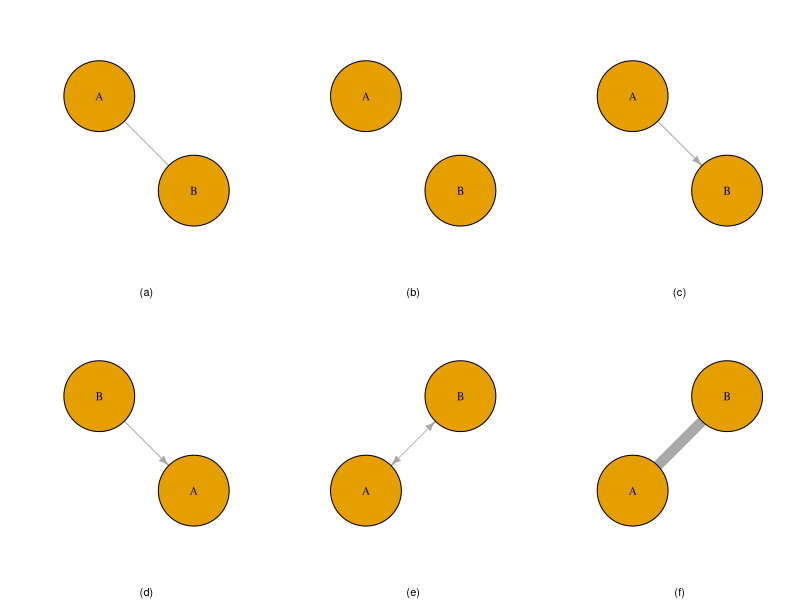

Here is the R script that generated this plot: (Note: this script raises an error after producing the figure.)
## ---- chunk 1
x <- c("igraph", "tibble", "stringr", "kableExtra", "RColorBrewer", "viridis")
lapply(x, require, character.only = T, quietly = T)
## ---- chunk 2

library(grid)
library(gridExtra)
filename <- "./imgs/introductory_plots.jpg"
par(mfrow=c(2, 3))
igraph_options(vertex.size = 150, arrow.size = .1, vertex.label.font = 16)
g1 <- graph_from_literal(A--B)
g2 <- graph_from_literal(A, B)
g3 <- graph_from_literal(A-+B)
g4 <- graph_from_literal(A+-B)
g5 <- graph_from_literal(A++B)
g6 <- graph_from_literal(B--A)
plot.igraph(g1, sub = "(a)")
plot.igraph(g2, sub = "(b)")
plot.igraph(g3, sub = "(c)", edge.arrow.size = .5)
plot.igraph(g4, sub = "(d)", edge.arrow.size = .5)
plot.igraph(g5, sub = "(e)", edge.width = .5, edge.arrow.size = .5)
plot.igraph(g6, sub = "(f)", edge.width = 10)

## ---- chunk 3
library(qgraph)
#igraph may have lesmis as resident dataset
file <- "./data/gephy/lesmiserables.gml"
g1 <- read_graph(file = file, format = "gml")
igraph_options(vertex.size = 10)
layout <- layout_with_fr(g1)
e <- get.edgelist(g1)
#l <- qgraph.layout.fruchtermanreingold(e,vcount=vcount(g1))
l <- qgraph.layout.fruchtermanreingold(e,vcount=vcount(g1), area=8*(vcount(g1)^2),repulse.rad=(vcount(g1)^3.1))
#that worked! See https://stackoverflow.com/questions/39290909/igraph-resolving-tight-overlapping-nodes
plot.igraph(g1, 
            asp = 0,
            vertex.label.cex = .35, 
            layout = l,
            axes = F)
## ---- chunk 4

library(stringr)
a <- str_trim(unlist(str_split("add_layout_, component_wise, layout_as_star, layout_as_tree, layout_in_circle, layout_nicely, layout_on_grid, layout_on_sphere, layout_randomly, layout_with_dh, layout_with_fr, layout_with_gem, layout_with_graphopt, layout_with_kk, layout_with_lgl, layout_with_mds, layout_with_sugiyama, layout_, merge_coords, norm_coords, normalize", ",")), side = "both")
m <- matrix(a, nrow = 7, ncol = 3, byrow = T)
m %>%
  kbl(caption = "Available layouts for nodes in `igraph`.") %>%
  kable_styling()
## ---- chunk 5
# Create data
data <- matrix(sample(0:1, 100, replace=TRUE, prob=c(0.5,0.5)), nrow=10)
network <- graph_from_adjacency_matrix(data , mode='undirected', diag=F )
 
# When ploting, we can use different layouts:
par(mfrow=c(3,3), mar=c(1,1,1,1))
plot(network, layout=layout_nicely, main = "nicely")
plot(network, layout=layout_on_grid, main = "grid")
plot(network, layout=layout_with_drl, main="DrL")
plot(network, layout=layout.circle, main="circle")
plot(network, layout=layout.random, main="random")
plot(network, layout=layout.fruchterman.reingold, main="fruchterman-reingold")
plot(network, layout=layout_as_tree, main="tree")
plot(network, layout=layout_with_kk, main="kamada-kawai")
plot(network, layout=layout_with_lgl, main="large.graph.layout")
## ---- chunk 6
par(mfrow=c(2,2), mar=c(2, 2, 2, 2))
# shapes
shapes <- shapes()
g1 <- make_ring(length(shapes()))
plot.igraph(g1,
            vertex.size = 50,
            vertex.shape = shapes,
            main = "shapes"
            )

# size
sizes <- seq(5, 50, length.out = 10)
g2 <- make_ring(length(sizes))
plot.igraph(g2, 
            vertex.size = sizes,
            vertex.shape = "circle",
            main = "sizes")
# color
colors <- c(NA, 1:8)
g3 <- make_ring(9)
plot.igraph(g3, 
            vertex.color = colors,
            vertex.size = 50,
            vertex.label = paste0(colors),
            layout = layout_nicely,
            main = "colors")
# labels
labels <- state.abb[1:10]
size <- seq(.1, 2, length.out = 10)
dist <- seq(.1, 3, length.out = 10)
g4 <- make_ring(10)
plot.igraph(g4, 
            vertex.label = labels,
            vertex.label.cex = size,
            vertex.label.dist = dist,
            layout = layout_nicely,
            main = "labels"
            
            )

## ---- chunk 7
par(mfrow=c(1,3), mar=c(2, 2, 3, 2))
#graph
colors <- brewer.pal(name = "Set1", n = 9)
g1 <- make_ring(9)
plot.igraph(g1, 
            vertex.color = colors,
            vertex.shape = "circle",
            vertex.label.cex = .75,
            vertex.size = 30,
            vertex.label = paste0(colors),
            vertex.label.dist = 5,
            layout = layout_nicely,
            main = "brewer\n Set1"
            )
#graph
colors <- viridis(10, option = "D")
g1 <- make_ring(length(colors), circular = T)
plot.igraph(g1, 
            vertex.color = colors,
            vertex.shape = "csquare",
            vertex.label.cex = .75,
            vertex.size = 25,
            vertex.label = paste0(colors),
            vertex.label.dist = 4,
            layout = layout_nicely,
            main = "viridis \n default"
            )
#graph
colors <- rainbow(10)
g3 <- make_ring(length(colors))
plot.igraph(g3, 
            vertex.color = colors,
            vertex.shape = "csquare",
            vertex.label.cex = .75,
            vertex.size = 25,
            vertex.label = paste0(colors),
            vertex.label.dist = 4,
            layout = layout_nicely,
            main = "base \n rainbow"
            )

## ---- chunk 8
par(mfrow=c(2,2), mar=c(2, 2, 2, 2))
# lty

edge.lty <- 1:6
edf <- tibble(from = rep("+", length(edge.lty)),
                  to = LETTERS[1:length(edge.lty)]
               )
g1 <- graph_from_data_frame(edf)
plot.igraph(g1,
            vertex.size = 25,
            edge.lty = edge.lty,
            edge.label = 1:6,
            arrow.mode = "-",
            layout = layout_as_tree,
            main = "type"
            )
#plot
width <- seq(from = .5, to = 3, length.out=6)
edf <- tibble(from = rep("+", length(width)),
                  to = LETTERS[2:sum(length(width), 1)]
               )
g2 <- graph_from_data_frame(edf)
plot.igraph(g2,
            vertex.size = 25,
            edge.lty = 1,
            edge.label = 1:length(width),
            arrow.mode = "-",
            edge.width = width,
            layout = layout_as_tree,
            main = "width"
            )
#plot
colors <- c(1:8)
edf <- tibble(from = rep("+", length(colors)),
                  to = LETTERS[2:sum(length(colors), 1)]
               )
g3 <- graph_from_data_frame(edf)
plot.igraph(g3,
            vertex.size = 25,
            edge.lty = 1,
            edge.label = 1:length(colors),
            arrow.mode = "-",
            edge.width = 1.5,
            layout = layout_as_tree,
            edge.color = colors,
            main = "colors"
            )
#plot labels
colors <- 1:8
edge.label.cex = seq(.5, 4, by = .5)
g4 <- make_ring(8, circular = TRUE)
edf <- tibble(from = rep("+", length(edge.label.cex)),
                  to = LETTERS[2:sum(length(edge.label.cex), 1)]
               )
#g4 <- graph_from_data_frame(g4)
plot.igraph(g4,
            vertex.size = 15,
            vertex.label = NA,
            edge.lty = 1,
            edge.label = colors,
            arrow.mode = NA,
            edge.width = 3,
            edge.color = colors,
            edge.label.cex = edge.label.cex,
            curved = TRUE,
            main = "labels"
            )
